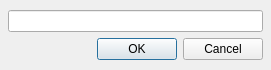
<?xml version="1.0" encoding="UTF-8"?>
<ui version="4.0">
 <class>VarNameDialog</class>
 <widget class="QDialog" name="VarNameDialog">
  <property name="geometry">
   <rect>
    <x>0</x>
    <y>0</y>
    <width>271</width>
    <height>70</height>
   </rect>
  </property>
  <property name="windowTitle">
   <string>名称</string>
  </property>
  <property name="modal">
   <bool>true</bool>
  </property>
  <layout class="QVBoxLayout" name="verticalLayout">
   <property name="spacing">
    <number>4</number>
   </property>
   <property name="leftMargin">
    <number>8</number>
   </property>
   <property name="topMargin">
    <number>8</number>
   </property>
   <property name="rightMargin">
    <number>8</number>
   </property>
   <property name="bottomMargin">
    <number>8</number>
   </property>
   <item>
    <widget class="QLineEdit" name="varNameEdit"/>
   </item>
   <item>
    <widget class="QDialogButtonBox" name="buttonBox">
     <property name="standardButtons">
      <set>QDialogButtonBox::Cancel|QDialogButtonBox::Ok</set>
     </property>
    </widget>
   </item>
  </layout>
 </widget>
 <resources/>
 <connections>
  <connection>
   <sender>buttonBox</sender>
   <signal>accepted()</signal>
   <receiver>VarNameDialog</receiver>
   <slot>accept()</slot>
   <hints>
    <hint type="sourcelabel">
     <x>135</x>
     <y>49</y>
    </hint>
    <hint type="destinationlabel">
     <x>135</x>
     <y>34</y>
    </hint>
   </hints>
  </connection>
  <connection>
   <sender>buttonBox</sender>
   <signal>rejected()</signal>
   <receiver>VarNameDialog</receiver>
   <slot>reject()</slot>
   <hints>
    <hint type="sourcelabel">
     <x>135</x>
     <y>49</y>
    </hint>
    <hint type="destinationlabel">
     <x>135</x>
     <y>34</y>
    </hint>
   </hints>
  </connection>
 </connections>
</ui>
